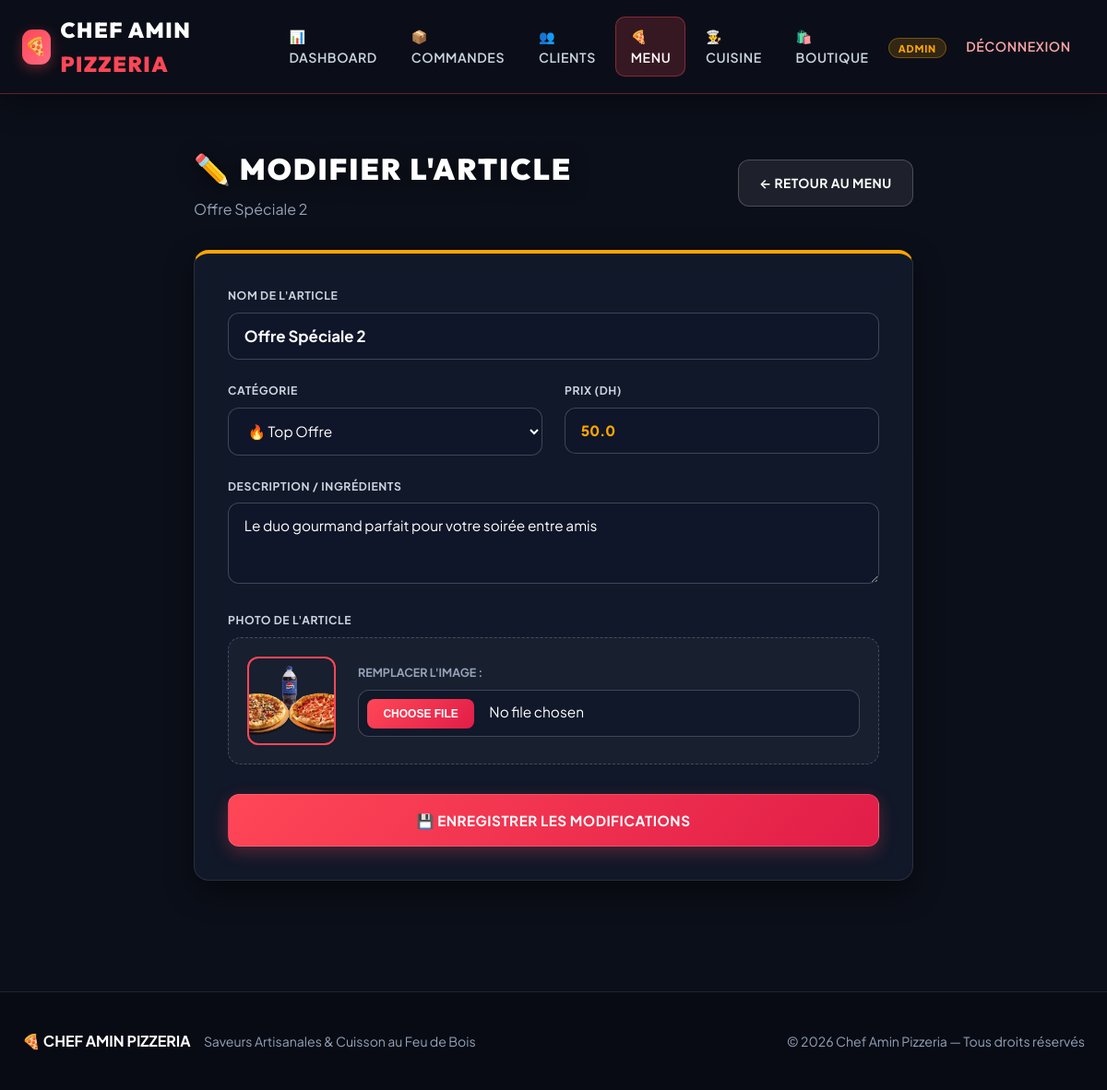
The app's page /admin/menu/edit/2 (signed in) with its own data.
### models.py (models this page shows)
class Pizza(db.Model):
    id = db.Column(db.Integer, primary_key=True)
    name = db.Column(db.String(100), nullable=False)
    description = db.Column(db.Text)
    category = db.Column(db.String(50), default='Pizza')  # 'Top Offre', 'Pizza', 'Dessert', 'Boisson'
    photo_url = db.Column(db.String(200))
    base_price = db.Column(db.Float, nullable=False)
    is_available = db.Column(db.Boolean, default=True)
    order_items = db.relationship('OrderItem', backref='pizza', lazy=True)

### app.py (the view, shortened to what this page needs)
@app.route('/admin/menu/edit/<int:id>', methods=['GET', 'POST'])
@login_required
def admin_edit_menu(id):
    if current_user.role != 'admin':
        return "Accès refusé", 403
    pizza = db.get_or_404(Pizza, id)
    return render_template('admin/edit_menu.html', pizza=pizza)

### app.py (called while the page is built)
@login_manager.user_loader
def load_user(user_id):
    try:
        return db.session.get(User, int(user_id))
    except (ValueError, TypeError):
        return None

### templates/admin/edit_menu.html (shortened to what this page needs)
{% extends "base.html" %}
{% block content %}
<div class="edit-container" style="max-width: 780px; margin: 1.5rem auto;">
    <div style="display: flex; justify-content: space-between; align-items: center; margin-bottom: 2rem;">
        <div>
            <h1 style="margin: 0; text-align: left; font-size: 2rem;">✏️ Modifier l'Article</h1>
            <p style="margin: 0.25rem 0 0; color: var(--text-muted);">{{ pizza.name }}</p>
        </div>
        <a href="{{ url_for('admin_menu') }}" class="btn btn-secondary">← Retour au Menu</a>
    </div>
    <div class="card" style="border-top: 4px solid var(--accent-color); padding: 2.25rem;">
        <form method="POST" enctype="multipart/form-data" style="display: grid; grid-template-columns: 1fr 1fr; gap: 1.5rem;">
            <div class="form-group" style="grid-column: span 2; margin: 0;">
                <label>Nom de l'article</label>
                <input type="text" name="name" value="{{ pizza.name }}" required style="font-size: 1.05rem; font-weight: 700;">
            </div>
            <div class="form-group" style="margin: 0;">
                <label>Catégorie</label>
                <select name="category" required>
                    <option value="Top Offre" {% if pizza.category == 'Top Offre' %}selected{% endif %}>🔥 Top Offre</option>
                </select>
            </div>
            <div class="form-group" style="margin: 0;">
                <label>Prix (DH)</label>
                <input type="number" step="0.01" min="1" name="price" value="{{ pizza.base_price }}" required style="color: var(--accent-color); font-weight: 800;">
            </div>
            <div class="form-group" style="grid-column: span 2; margin: 0;">
                <label>Description / Ingrédients</label>
                <textarea name="description" rows="3">{{ pizza.description or '' }}</textarea>
            </div>
            <div class="form-group" style="grid-column: span 2; margin: 0;">
                <label>Photo de l'article</label>
                <div style="display: flex; align-items: center; gap: 1.5rem; background: rgba(255,255,255,0.03); padding: 1.25rem; border-radius: 14px; border: 1px dashed var(--border-strong);">
                    {% if pizza.photo_url %}
                    <img src="{{ url_for('static', filename='img/' + pizza.photo_url) }}" alt="{{ pizza.name }}" style="width: 96px; height: 96px; object-fit: cover; border-radius: 12px; border: 2px solid var(--primary-color);">
                    {% else %}
                    <div style="width: 96px; height: 96px; background: rgba(255,255,255,0.06); border-radius: 12px; display: flex; align-items: center; justify-content: center; font-size: 2rem;">🍕</div>
                    {% endif %}
                    <div style="flex: 1;">
                        <p style="margin: 0 0 0.5rem; font-size: 0.78rem; color: var(--text-muted); font-weight: 700;">REMPLACER L'IMAGE :</p>
                        <input type="file" name="photo" accept="image/*">
                    </div>
                </div>
            </div>
            <div style="grid-column: span 2; margin-top: 0.5rem;">
                <button type="submit" style="width: 100%; padding: 1.1rem; font-size: 0.95rem;">
                    💾 ENREGISTRER LES MODIFICATIONS
                </button>
            </div>
        </form>
    </div>
</div>
{% endblock %}

### static/css/style.css (style rules this page uses)
:root { --primary-color: #ff4757; --primary-hover: #ff2e43; --primary-glow: rgba(255, 71, 87, 0.35); --secondary-color: #161d2f; --surface-card: rgba(20, 27, 45, 0.84); --surface-elevated: rgba(30, 39, 62, 0.92); --surface-glass: rgba(255, 255, 255, 0.05); --accent-color: #ffa502; --accent-glow: rgba(255, 165, 2, 0.3); --bg-dark: #0b0f19; --border-subtle: rgba(255, 255, 255, 0.1); --border-strong: rgba(255, 255, 255, 0.2); --text-main: #f8fafc; --text-light: #f8fafc; --text-muted: #94a3b8; --success: #10b981; --warning: #f59e0b; --danger: #ef4444; --info: #3b82f6; --shadow-sm: 0 4px 12px rgba(0, 0, 0, 0.25); --shadow: 0 12px 32px rgba(0, 0, 0, 0.45); --shadow-lg: 0 20px 50px rgba(0, 0, 0, 0.65); --radius-sm: 10px; --radius-md: 16px; --radius-lg: 24px; }
*, *::before, *::after { box-sizing: border-box; }
html { scroll-behavior: smooth; }
body { font-family: 'Plus Jakarta Sans', 'Montserrat', -apple-system, BlinkMacSystemFont, 'Segoe UI', Roboto, sans-serif; background-color: var(--bg-dark); background-image: linear-gradient(180deg, rgba(11, 15, 25, 0.78) 0%, rgba(11, 15, 25, 0.88) 100%), url('../img/Backgound.png'); background-size: cover; background-attachment: fixed; background-position: center; color: var(--text-light); margin: 0; line-height: 1.6; min-height: 100vh; display: flex; flex-direction: column; overflow-x: hidden; }
h1, h2, h3, h4 { font-family: 'Outfit', 'Plus Jakarta Sans', sans-serif; letter-spacing: 0.5px; color: var(--text-light); margin-top: 0; }
h1 { font-size: clamp(2rem, 4vw, 3.1rem); text-align: center; margin: 2rem 0 1.5rem; color: #ffffff; text-transform: uppercase; font-weight: 900; letter-spacing: 2px; text-shadow: 0 4px 20px rgba(0, 0, 0, 0.6); }
.card, .form-container { background: var(--surface-card); backdrop-filter: blur(16px); -webkit-backdrop-filter: blur(16px); color: var(--text-light); padding: 1.75rem; border-radius: var(--radius-md); box-shadow: var(--shadow); border: 1px solid var(--border-subtle); transition: transform 0.28s ease, border-color 0.28s ease, box-shadow 0.28s ease; }
.form-group { margin-bottom: 1.35rem; }
.form-group label { display: block; margin-bottom: 0.5rem; font-weight: 700; text-transform: uppercase; letter-spacing: 0.6px; font-size: 0.76rem; color: #cbd5e1; }
.form-group input, .form-group textarea, .form-group select, .search-input { width: 100%; padding: 0.9rem 1.05rem; background: rgba(15, 23, 42, 0.75); border: 1px solid var(--border-strong); border-radius: 12px; color: #ffffff; font-family: inherit; font-size: 0.96rem; transition: border-color 0.2s ease, box-shadow 0.2s ease, background 0.2s ease; }
.form-group input::placeholder, .form-group textarea::placeholder, .search-input::placeholder { color: #64748b; }
.form-group select option { background: #0f172a; color: white; }
input[type="file"] { padding: 0.55rem; }
button, .btn { background: linear-gradient(135deg, var(--primary-color), #e11d48); color: white; border: 1px solid rgba(255, 255, 255, 0.15); padding: 0.85rem 1.4rem; border-radius: 12px; cursor: pointer; font-family: inherit; font-weight: 700; text-transform: uppercase; letter-spacing: 0.5px; font-size: 0.86rem; box-shadow: 0 6px 18px rgba(255, 71, 87, 0.28); transition: all 0.22s ease; display: inline-flex; align-items: center; justify-content: center; gap: 0.5rem; text-decoration: none; }
.btn-secondary { background: rgba(255, 255, 255, 0.08); border: 1px solid var(--border-strong); box-shadow: none; }

### records on screen
Pizza: name "Offre Spéciale 2", category "🔥 Top Offre", price "50.0", description "Le duo gourmand parfait pour votre soirée entre amis", photo_url (picture)
